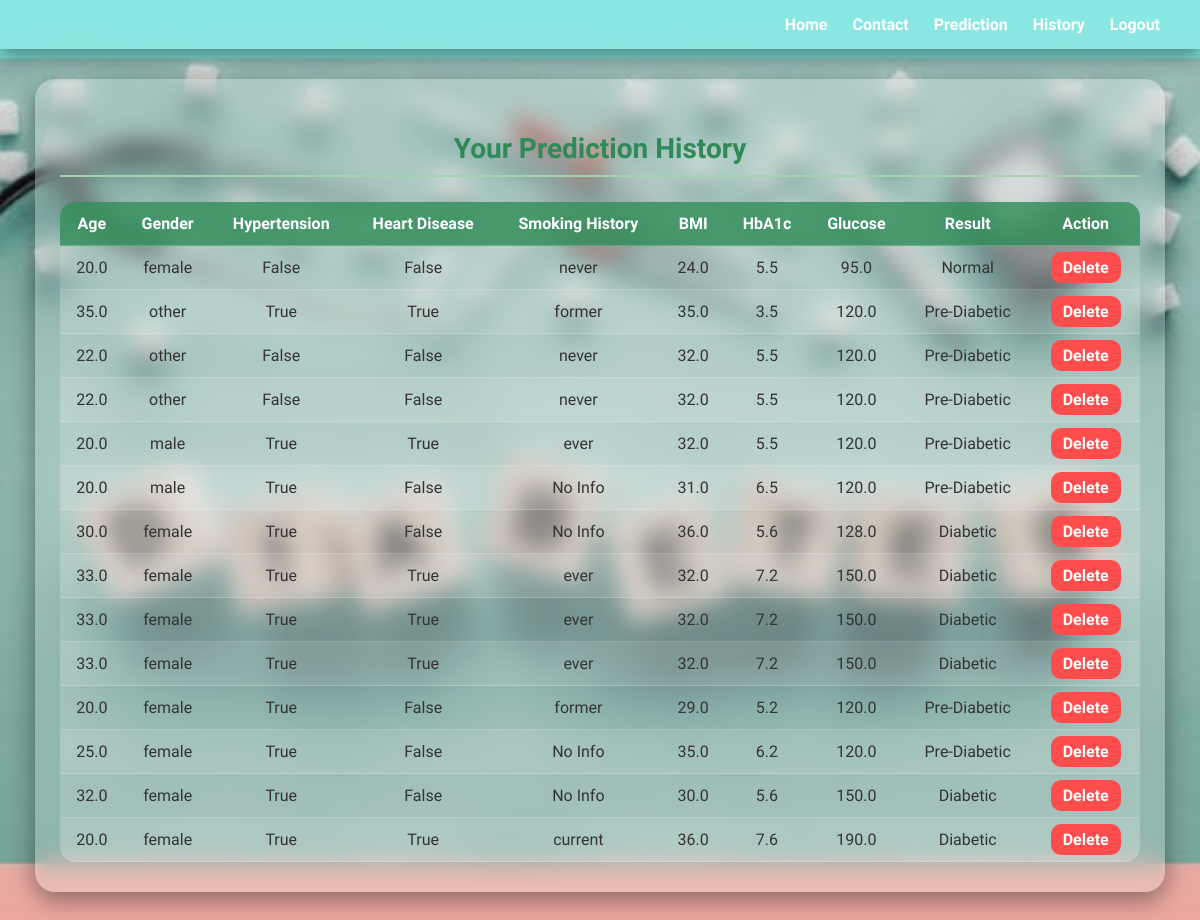
The page /history/ (signed in) on the database its author committed.
### diabetes_predictor/models.py (models this page shows)
class DiabetesHistory(models.Model):
    user = models.ForeignKey(User, on_delete=models.CASCADE)
    age = models.FloatField()
    gender = models.CharField(max_length=10)
    hypertension = models.BooleanField()
    heart_disease = models.BooleanField()
    smoking_history = models.CharField(max_length=20)
    bmi = models.FloatField()
    hba1c_level = models.FloatField()
    blood_glucose_level = models.FloatField()
    result = models.CharField(max_length=10)
    medicine = models.TextField(default="")
    created_at = models.DateTimeField(auto_now_add=True)

### diabetes_predictor/views.py (the view)
# urls.py: path('history/', views.history, name='history'),
@login_required(login_url='login')
def history(request):
    records = DiabetesHistory.objects.filter(user=request.user).order_by('-created_at')
    return render(request, 'diabetes_predictor/history.html', {'records': records})

### diabetes_predictor/templates/diabetes_predictor/history.html (shortened to what this page needs)
{% load static %}
<!DOCTYPE html>
<html lang="en">
<head>
    <link rel="stylesheet" href="{% static 'diabetes_predictor/css/history.css' %}" />
</head>
<body>
    <nav class="navbar">
        <ul>
            <li><a href="{% url 'home' %}">Home</a></li>
            <li><a href="{% url 'contact' %}">Contact</a></li>
            <li><a href="{% url 'predict' %}">Prediction</a></li>
            <li><a href="{% url 'history' %}">History</a></li>
            <li><a href="{% url 'logout' %}" onclick="return confirmLogout();">
                    Logout
                </a></li>
        </ul>
    </nav>
    <div class="container">
        <div class="history-box">
            <h2>Your Prediction History</h2>
            {% if records %}
            <div class="table-container">
                <table>
                    <thead>
                        <tr>
                            <th>Age</th>
                            <th>Gender</th>
                            <th>Hypertension</th>
                            <th>Heart Disease</th>
                            <th>Smoking History</th>
                            <th>BMI</th>
                            <th>HbA1c</th>
                            <th>Glucose</th>
                            <th>Result</th>
                            <th>Action</th>
                        </tr>
                    </thead>
                    <tbody>
                        {% for record in records %}
                        <tr>
                            <td>{{ record.age }}</td>
                            <td>{{ record.gender }}</td>
                            <td>{{ record.hypertension }}</td>
                            <td>{{ record.heart_disease }}</td>
                            <td>{{ record.smoking_history }}</td>
                            <td>{{ record.bmi }}</td>
                            <td>{{ record.hba1c_level }}</td>
                            <td>{{ record.blood_glucose_level }}</td>
                            <td>{{ record.result }}</td>
                            <td>
                                <a href="{% url 'delete_record' record.id %}" class="btn-delete"
                                    onclick="return confirm('Are you sure?');">Delete</a>
                            </td>
                        </tr>
                        {% endfor %}
                    </tbody>
                </table>
            </div>
            {% else %}
            <p style="text-align:center; margin-top:20px;">No prediction records found.</p>
            {% endif %}
        </div>
    </div>
</body>
</html>

### diabetes_predictor/static/diabetes_predictor/css/history.css (style rules this page uses)
body { margin: 0; font-family: 'Quicksand', sans-serif; background: url("../img/bg1.jpg") no-repeat center center fixed; background-size: cover; color: #fff; }
nav { background: rgba(255,255,255,0.15); backdrop-filter: blur(10px); padding: 15px 40px; display: flex; justify-content: flex-end; align-items: center; box-shadow: 0 8px 20px rgba(0,0,0,0.4); }
nav ul { list-style: none; display: flex; margin: 0; padding: 0; }
nav ul li { margin-left: 25px; }
nav ul li a { text-decoration: none; color: #fff; font-weight: 600; transition: color 0.3s; }
.history-box { background: rgba(255, 255, 255, 0.2); backdrop-filter: blur(12px); padding: 30px 25px; border-radius: 20px; width: 90%; max-width: 1200px; margin: 30px auto; box-shadow: 0 8px 25px rgba(0,0,0,0.4); display: flex; flex-direction: column; align-items: center; }
.history-box h2 { margin-bottom: 25px; font-size: 28px; color: #2E8B57; border-bottom: 2px solid #A2D5AB; padding-bottom: 10px; width: 100%; text-align: center; }
.table-container { width: 100%; overflow-x: auto; }
table { width: 100%; border-collapse: collapse; font-size: 16px; background: rgba(255,255,255,0.15); border-radius: 15px; overflow: hidden; }
th, td { padding: 12px; text-align: center; border-bottom: 1px solid rgba(255,255,255,0.2); color: #333; }
th { background: rgba(46,139,87,0.8); color: #fff; font-weight: 600; }
tr:nth-child(even) { background: rgba(255,255,255,0.1); }
.btn-delete { background: #ff4d4d; color: white; padding: 6px 12px; border-radius: 10px; font-weight: bold; text-decoration: none; transition: 0.3s; }

### rows shown on the page
DiabetesHistory: age "20.0", gender "female", hypertension "False", heart_disease "False", smoking_history "never", bmi "24.0", hba1c_level "5.5", blood_glucose_level "95.0", result "Normal"
DiabetesHistory: age "35.0", gender "other", hypertension "True", heart_disease "True", smoking_history "former", bmi "35.0", hba1c_level "3.5", blood_glucose_level "120.0", result "Pre-Diabetic"
DiabetesHistory: age "22.0", gender "other", hypertension "False", heart_disease "False", smoking_history "never", bmi "32.0", hba1c_level "5.5", blood_glucose_level "120.0", result "Pre-Diabetic"
DiabetesHistory: age "22.0", gender "other", hypertension "False", heart_disease "False", smoking_history "never", bmi "32.0", hba1c_level "5.5", blood_glucose_level "120.0", result "Pre-Diabetic"
DiabetesHistory: age "20.0", gender "male", hypertension "True", heart_disease "True", smoking_history "ever", bmi "32.0", hba1c_level "5.5", blood_glucose_level "120.0", result "Pre-Diabetic"
DiabetesHistory: age "20.0", gender "male", hypertension "True", heart_disease "False", smoking_history "No Info", bmi "31.0", hba1c_level "6.5", blood_glucose_level "120.0", result "Pre-Diabetic"
DiabetesHistory: age "30.0", gender "female", hypertension "True", heart_disease "False", smoking_history "No Info", bmi "36.0", hba1c_level "5.6", blood_glucose_level "128.0", result "Diabetic"
DiabetesHistory: age "33.0", gender "female", hypertension "True", heart_disease "True", smoking_history "ever", bmi "32.0", hba1c_level "7.2", blood_glucose_level "150.0", result "Diabetic"
DiabetesHistory: age "33.0", gender "female", hypertension "True", heart_disease "True", smoking_history "ever", bmi "32.0", hba1c_level "7.2", blood_glucose_level "150.0", result "Diabetic"
DiabetesHistory: age "33.0", gender "female", hypertension "True", heart_disease "True", smoking_history "ever", bmi "32.0", hba1c_level "7.2", blood_glucose_level "150.0", result "Diabetic"
DiabetesHistory: age "20.0", gender "female", hypertension "True", heart_disease "False", smoking_history "former", bmi "29.0", hba1c_level "5.2", blood_glucose_level "120.0", result "Pre-Diabetic"
DiabetesHistory: age "25.0", gender "female", hypertension "True", heart_disease "False", smoking_history "No Info", bmi "35.0", hba1c_level "6.2", blood_glucose_level "120.0", result "Pre-Diabetic"
DiabetesHistory: age "32.0", gender "female", hypertension "True", heart_disease "False", smoking_history "No Info", bmi "30.0", hba1c_level "5.6", blood_glucose_level "150.0", result "Diabetic"
DiabetesHistory: age "20.0", gender "female", hypertension "True", heart_disease "True", smoking_history "current", bmi "36.0", hba1c_level "7.6", blood_glucose_level "190.0", result "Diabetic"
